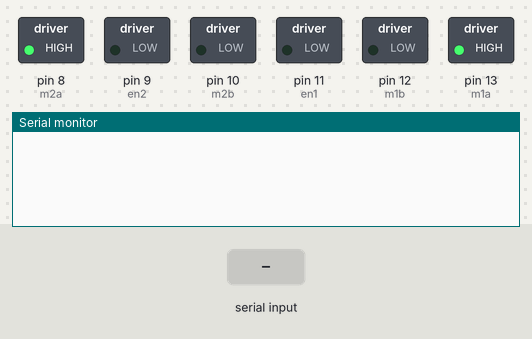
A sketch run on a simulated Arduino Uno, built with avr-gcc and run on an emulated ATmega328P. On the bench: switched loads named in the sketch (green lamp = pin HIGH), the last lines printed to the serial monitor. The inputs (shaded band) are chosen by the test bench.

Above: at 1.2 s.
1.3 s: "90,45\n" received over Serial
At 2.5 s:
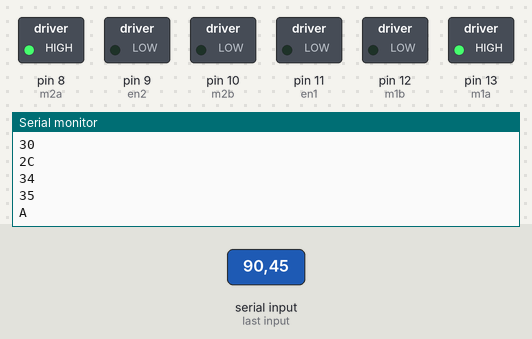
2.8 s: "30,150\n" received over Serial
At 2.81 s:
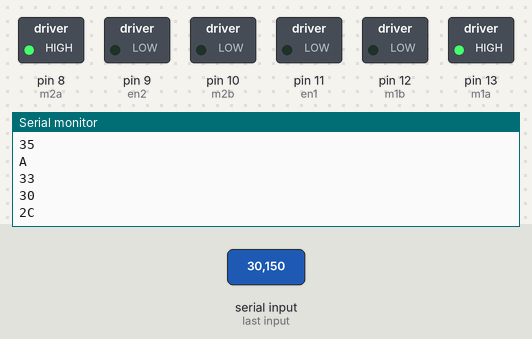
Timing chart, 0 to 5.8 s (numbered marks = the images above; inputs shaded):
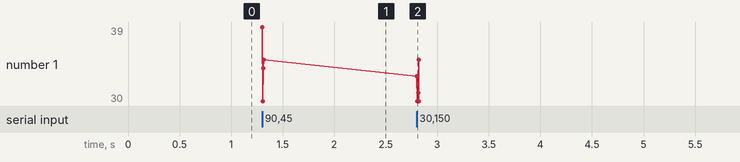

The sketch:

DCmotor_car_with_pwm-code.ino
```cpp
// atoi function used to convert str to int
int m1a = 13;
int m1b = 12;
int m2a = 8;
int m2b = 10;
int en1 = 11;
int en2 = 9;
uint32_t resultant;
char val[10] = {0} ;

void setup()
{

  pinMode(m1a, OUTPUT);
  pinMode(m1b, OUTPUT);
  pinMode(m2a, OUTPUT);
  pinMode(m2b, OUTPUT);
  pinMode(en1, OUTPUT);
  pinMode(en2, OUTPUT);

  Serial.begin(9600);

  digitalWrite(m1a, HIGH);
  digitalWrite(m1b, LOW);
  digitalWrite(m2a, HIGH);
  digitalWrite(m2b, LOW);

}
char index = 0;
void loop()
{
  if (Serial.available())
  {
    char temp = Serial.read();
    if (temp == 0x0D )
    {
      val[index] = 0;
      resultant = atoi(val);

      Serial.print("resultant = ");
      Serial.println(resultant, DEC);
      index = 0;
      memset(val, 0, sizeof(val));
    }
    else
    {
      Serial.println(temp, HEX);
      //temp = temp - 48;
      val[index++] = temp;
    }
  }

  if (resultant <= 255 && resultant >= 1)
  {
    analogWrite(en1, resultant);
    analogWrite(en2, resultant);
  }
  else
  {
    analogWrite(en1, 0);
    analogWrite(en2, 0);
  }
}
```

Measured:
- after the input at 1.3 s, the serial monitor: prints a new line at once (image 1)
- after the input at 2.8 s, the serial monitor: prints a new line at once (image 2)
